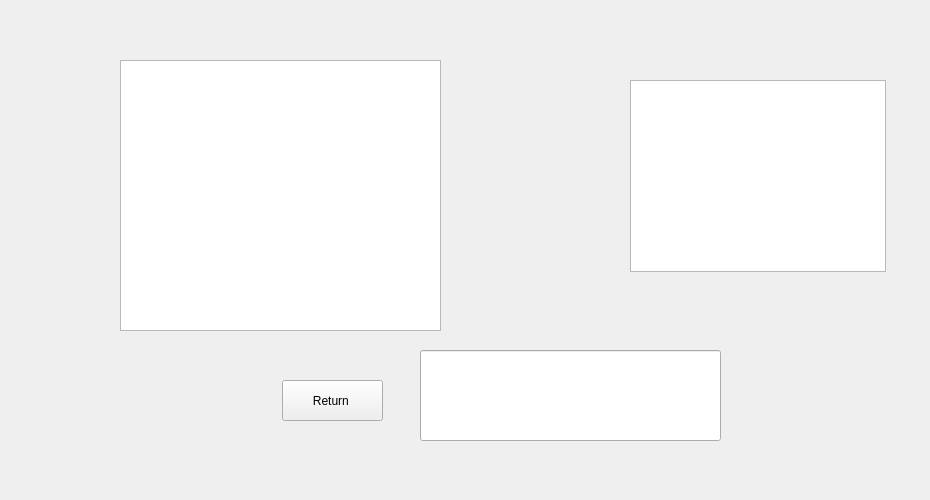
     <widget class="QWidget" name="tab_17">
      <attribute name="title">
       <string>Chat</string>
      </attribute>
      <widget class="QLabel" name="label_142">
       <property name="geometry">
        <rect>
         <x>0</x>
         <y>0</y>
         <width>921</width>
         <height>491</height>
        </rect>
       </property>
       <property name="text">
        <string/>
       </property>
       <property name="pixmap">
        <pixmap resource="qt.qrc">:/new/prefix1/icons/haya.png</pixmap>
       </property>
      </widget>
      <widget class="QTextEdit" name="textEdit">
       <property name="geometry">
        <rect>
         <x>120</x>
         <y>60</y>
         <width>321</width>
         <height>271</height>
        </rect>
       </property>
      </widget>
      <widget class="QListWidget" name="listWidget">
       <property name="geometry">
        <rect>
         <x>630</x>
         <y>80</y>
         <width>256</width>
         <height>192</height>
        </rect>
       </property>
      </widget>
      <widget class="QLineEdit" name="lineEdit">
       <property name="geometry">
        <rect>
         <x>420</x>
         <y>350</y>
         <width>301</width>
         <height>91</height>
        </rect>
       </property>
      </widget>
      <widget class="QPushButton" name="return_2">
       <property name="geometry">
        <rect>
         <x>282</x>
         <y>380</y>
         <width>101</width>
         <height>41</height>
        </rect>
       </property>
       <property name="text">
        <string>Return </string>
       </property>
      </widget>
     </widget>
